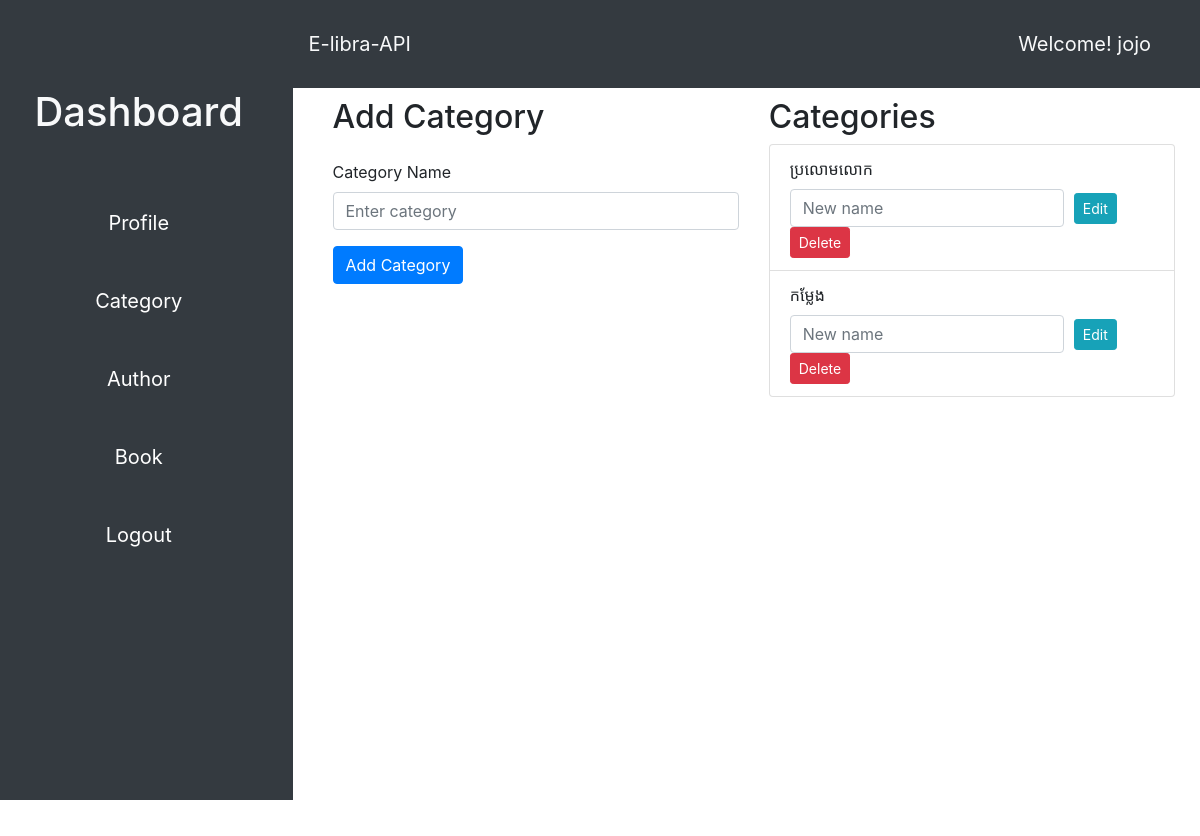
The app's page /category (signed in) with its own data.
### app/models/__init__.py (models this page shows)
class User(db.Model, UserMixin):
    id = db.Column(db.Integer, primary_key=True)
    username = db.Column(db.String(50), unique=True, nullable=False)
    email = db.Column(db.String(120), nullable=False)
    password_hash = db.Column(db.String, nullable=False)
    gender = db.Column(db.String(10))
    role = db.Column(db.String)
    profile = db.relationship('Profile', back_populates='user')
    user_payments = db.relationship('Payment', back_populates='user')

class Category(db.Model):
    id = db.Column(db.Integer, primary_key=True)
    name = db.Column(db.String(100), nullable=False, unique=True)
    books = db.relationship('Book', back_populates='category')

### app/views/main.py (the view, shortened to what this page needs)
@main.route('/category', methods=['GET', 'POST'])
@login_required
def category():
    username = current_user.username
    form = CategoryForm()
    categories = Category.query.all()
    return render_template('category.html', form=form, username=username, categories=categories)

### app/views/auth/form.py
class CategoryForm(FlaskForm):
    name = StringField('Category Name', validators=[DataRequired()], render_kw={'placeholder': 'Enter category'})
    submit = SubmitField('Submit')

### app/views/auth/auth.py (called while the page is built)
@login_manager.user_loader
def load_user(username):
    return User.query.get(username)

### app/templates/category.html (shortened to what this page needs)
{% extends 'base.html' %}
{% block content %}
<div class="container">
    <div class="row">
        <div class="col-md-6">
            <h2>Add Category</h2>
            <form method="post" action="{{ url_for('main.category') }}" class="mt-4">
                <div class="form-group">
                    {{ form.name.label(class="form-label") }}
                    {{ form.name(class="form-control", placeholder="Enter category") }}
                </div>
                <button type="submit" class="btn btn-primary">Add Category</button>
            </form>
        </div>
        <div class="col-md-6">
            <h2>Categories</h2>
            <ul class="list-group">
                {% for category in categories %}
                    <li class="list-group-item">
                        {{ category.name }}
                        <form method="post" action="{{ url_for('main.category') }}">
                            <div class="form-row align-items-center mt-2">
                                <div class="col-auto">
                                    <input type="text" name="new_name" class="form-control" placeholder="New name" />
                                </div>
                                <div class="col-auto">
                                    <button type="submit" name="edit_category" class="btn btn-sm btn-info">Edit</button>
                                </div>
                                <div class="col-auto">
                                    <button type="submit" name="delete_category" class="btn btn-sm btn-danger">Delete</button>
                                </div>
                            </div>
                        </form>
                    </li>
                {% endfor %}
            </ul>
        </div>
    </div>
</div>
{% endblock %}

### app/templates/base.html (shortened to what this page needs)
<!DOCTYPE html>
<html lang="en">
  <head>
    <link href="https://stackpath.bootstrapcdn.com/bootstrap/4.3.1/css/bootstrap.min.css" rel="stylesheet" />
    <link rel="stylesheet" href="{{ url_for('static', filename='style.css') }}" />
  </head>
  <body>
    <div class="container-fluid">
      <div class="row">
        <aside class="col-md-3 col-lg-3 sidebar bg-dark">
          <div class="sidebar-sticky">
            <ul class="nav flex-column">
              {% if current_user.is_authenticated %}
              <h1 class="text-light my-5 text-center">Dashboard</h1>
              <li class="nav-item my-3 text-center">
                <a href="{{ url_for('main.profile') }}" class="nav-link">Profile</a>
              </li>
              <li class="nav-item my-3 text-center">
                <a href="{{ url_for('main.category') }}" class="nav-link">Category</a>
              </li>
              <li class="nav-item my-3 text-center">
                <a href="{{ url_for('main.author') }}" class="nav-link">Author</a>
              </li>
              <li class="nav-item my-3 text-center">
                <a href="{{ url_for('main.book') }}" class="nav-link">Book</a>
              </li>
              <li class="nav-item my-3 text-center">
                <a href="{{ url_for('auth.logout') }}" class="nav-link">Logout</a>
              </li>
              {% endif %}
            </ul>
          </div>
        </aside>
        <div class="w-auto col-lg-9 col-md-9">
          <section class="hero">
            <div class="hero-head">
              <nav class="navbar navbar-expand-lg d-flex navbar-light py-4 bg-dark justify-content-between">
                <a href="{{ url_for('main.index') }}" class="navbar-brand text-light text-center"
                  >E-libra-API</a
                >
                <span class="d-flex navbar-brand text-light text-center mr-5">Welcome! {{username}}</span>
              </nav>
            </div>
            <div class="hero-body">
              <div class="container has-text-centered">{% block content %}{% endblock %}</div>
            </div>
          </section>
        </div>
      </div>
    </div>
  </body>
</html>

### app/static/style.css (style rules this page uses)
.hero-body { padding: 10px; width: 100%; height: 90vh; background-color: #ffffff; }
.sidebar { width: 20%; }
.navbar { width: auto; margin-bottom: 5px; }
.nav-item { width: 100%; align-items: center; }
.row { height: 100vh; }
.sidebar-sticky { margin-top: 20px; font-size: 20px; }
.col-lg-9 { padding: 0; }
.container-fluid { height: 100vh; width: 100%; }
.hero { display: flex; flex-direction: column; justify-content: center; align-items: center; height: 100%; width: auto; }
.hero-head { width: 100%; }
.hero-body { flex-grow: 1; }

### app/templates/base.html (style rules this page uses)
html, body { height: 100%; }
.container-fluid { height: 100%; padding-right: 0; padding-left: 0; }
.sidebar { height: 100%; background-color: #343a40; padding: 20px; }
.sidebar-sticky { position: sticky; top: 0; padding-bottom: 20px; }
.nav-link { color: #fff; }
.navbar { margin-bottom: 0; }

### records on screen
User: username "jojo"
Category: name "ប្រលោមលោក"
Category: name "កម្លែង"
